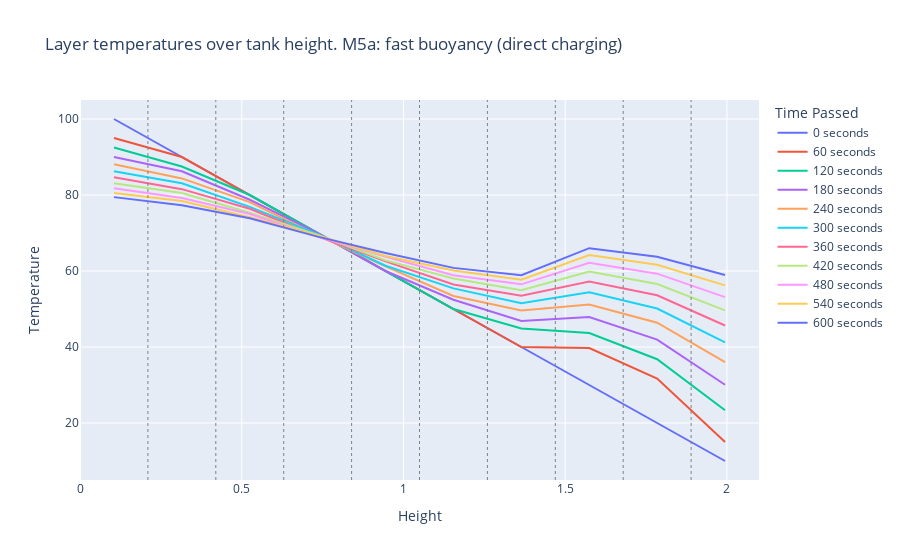
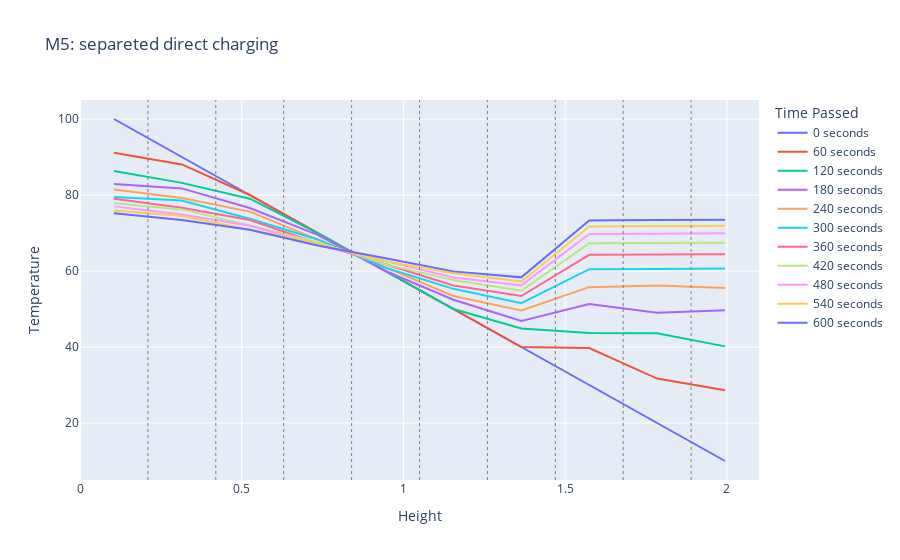
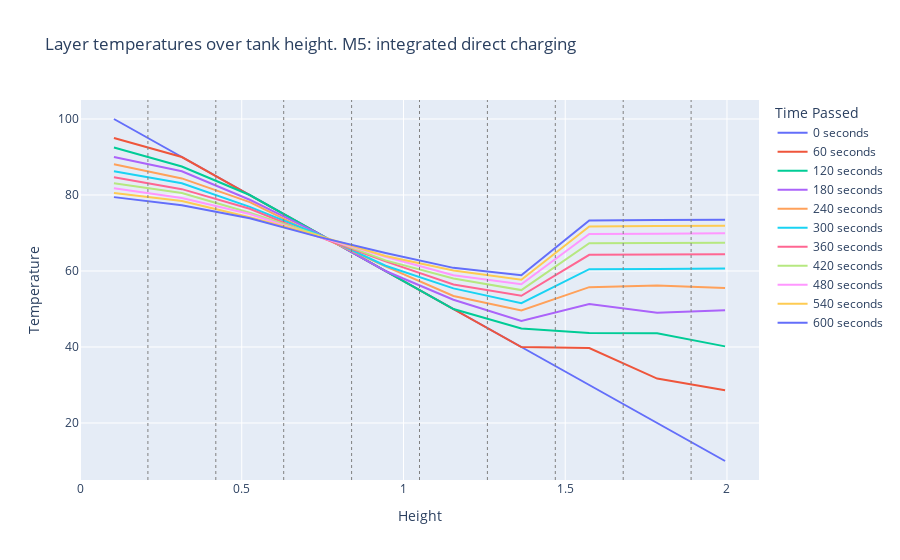

Notebook cell for these charts, in order:
### Code cell
print("beta_i", beta_i)
print("beta_top", beta_top)
print("beta_bottom", beta_bottom)

qloss = 138.75
Uwert = (qloss)/((P_i*z + 2*A_i)*(65-20))
Uwert2 = (qloss)/((P_i*z + A_i)*(65-20))
print("U-wert", Uwert)
print("U-wert2", Uwert2)
print("defined k_i", k_i)
"""
# MODEL 0 - only dif (no inputs)
tank_vector0 = HeatDistributionVector_model0(alpha, z, T_zero, dt)
stability0 = tank_vector0.stability_check()
if (stability0 == 0):
    # Solve for the temperatures
    final_temperature0, results0 = tank_vector0.vector_solve(num_steps)
    # Plot the results
    plot_results_height(results0, tank_vector0.heights, dt, z, dz, "Tank layer temperatures over tank height. M0: only heat diffusion (no input)")
    plot_results_time(results0, dt, "Temperature development of each layer over time. M0: only heat diffusion (no input)")
"""
"""
# MODEL 2 - heat losses (with inputs)
tank_vector2 = HeatDistributionVector_model2(alpha, beta_i, beta_bottom, beta_top, lambda_i, phi_i, z, T_a, T_zero, dt, Qdot, mdot, Tm)
stability2 = tank_vector2.stability_check()
if (stability2 == 0):
    # Solve for the temperatures
    final_temperature2, results2 = tank_vector2.vector_solve(num_steps)
    # Plot the results
    plot_results_height(results2, tank_vector2.heights, dt, z, dz, "M2: heat losses (with input), Layer temperatures over tank height. ")
    #plot_results_time(results2, dt, "Temperature development of each layer over time. M2: heat losses (with input)")


# MODEL 3 - slow buoy (no inputs)
tank_vector3 = HeatDistributionVector_model3(alpha, beta_i, beta_bottom, beta_top, lambda_i, phi_i, z, T_a, T_zero, dt, Qdot, mdot, Tm)
stability3 = tank_vector3.stability_check()
if (stability3 == 0):
    # Solve for the temperatures
    final_temperature3, results3 = tank_vector3.vector_solve(num_steps)
    # Plot the results
    plot_results_height(results3, tank_vector3.heights, dt, z, dz, "M3: slow buoyancy, Layer temperatures over tank height")
    #plot_results_time(results3, dt, "Temperature development of each layer over time. M3: slow buoyancy")

"""

"""
# MODEL 4a - fast buoy (only charging +qdot)
tank_vector4a = HeatDistributionVector_model4a(alpha, beta_i, beta_bottom, beta_top, lambda_i, phi_i, z, T_a, T_zero, dt, Qdot_char, mdot, Tm)
stability4a = tank_vector4a.stability_check()
if (stability4a == 0):
    # Solve for the temperatures
    final_temperature4, results4a = tank_vector4a.vector_solve(num_steps)
    # Plot the results
    plot_results_height(results4a, tank_vector4a.heights, dt, z, dz, "M4a: fast buoyancy (only indirect charging), Layer temperatures over tank height. ")
    #plot_results_time(results4a, dt, "M4a: fast buoyancy (only indirect charging), Temperature development of each layer over time.)")

# MODEL 4b - fast buoy (only discharging -qdot)
tank_vector4b = HeatDistributionVector_model4b(alpha, beta_i, beta_bottom, beta_top, lambda_i, phi_i, z, T_a, T_zero, dt, Qdot_dischar, mdot, Tm)
stability4b = tank_vector4b.stability_check()
if (stability4b == 0):
    # Solve for the temperatures
    final_temperature4b, results4b = tank_vector4b.vector_solve(num_steps)
    # Plot the results
    plot_results_height(results4b, tank_vector4b.heights, dt, z, dz, "M4b: fast buoyancy (only indirect discharging), Layer temperatures over tank height. ")
    #plot_results_time(results4b, dt, "M4b: fast buoyancy (only indirect discharging), Temperature development of each layer over time.)")

# MODEL 4c - fast buoy (qdot separate)
tank_vector4c = HeatDistributionVector_model4c(alpha, beta_i, beta_bottom, beta_top, lambda_i, phi_i, z, T_a, T_zero, dt, Qdot_char, Qdot_dischar, mdot, Tm)
stability4c = tank_vector4c.stability_check()
if (stability4c == 0):
    # Solve for the temperatures
    final_temperature4c, results4c = tank_vector4c.vector_solve(num_steps)
    # Plot the results
    plot_results_height(results4c, tank_vector4c.heights, dt, z, dz, "Layer temperatures over tank height. M4c: separate qdot")
    #plot_results_time(results4c, dt, "M4: fast buoyancy (only indirect charging), Temperature development of each layer over time.)")
    

# MODEL 4d - fast buoy (qdot together)
tank_vector4d = HeatDistributionVector_model4d(alpha, beta_i, beta_bottom, beta_top, lambda_i, phi_i, z, T_a, T_zero, dt, Qdot, mdot, Tm)
stability4d = tank_vector4d.stability_check()
if (stability4d == 0):
    # Solve for the temperatures
    final_temperature4d, results4d = tank_vector4d.vector_solve(num_steps)
    # Plot the results
    plot_results_height(results4d, tank_vector4d.heights, dt, z, dz, "Layer temperatures over tank height. M4d: together")
    #plot_results_time(results4, dt, "M4: fast buoyancy (only indirect charging), Temperature development of each layer over time.)")
    

# MODEL 4 - fast buoy (qdot integrated)
tank_vector4 = HeatDistributionVector_model4(alpha, beta_i, beta_bottom, beta_top, lambda_i, phi_i, z, T_a, T_zero, dt, Qdot, mdot, Tm)
stability4 = tank_vector4.stability_check()
if (stability4 == 0):
    # Solve for the temperatures
    final_temperature4, results4 = tank_vector4.vector_solve(num_steps)
    # Plot the results
    plot_results_height(results4, tank_vector4.heights, dt, z, dz, "Layer temperatures over tank height. M4: integrated")
    #plot_results_time(results4, dt, "M4: fast buoyancy (only indirect charging), Temperature development of each layer over time.)")
    
"""
# MODEL 5a - fast buoy (mdot - only direct charging)
tank_vector5a = HeatDistributionVector_model5a(alpha, beta_i, beta_bottom, beta_top, lambda_i, phi_i, z, T_a, T_zero, dt, Qdot, mdot, Tm)
stability5a = tank_vector5a.stability_check()
if (stability5a == 0):
    # Solve for the temperatures
    final_temperature5a, results5a = tank_vector5a.vector_solve(num_steps)
    # Plot the results
    plot_results_height(results5a, tank_vector5a.heights, dt, z, dz, "Layer temperatures over tank height. M5a: fast buoyancy (direct charging)")
    #plot_results_time(results4, dt, "M4: fast buoyancy (only indirect charging), Temperature development of each layer over time.)")



# MODEL 5b - fast buoy (mdot - separated)
tank_vector5b = HeatDistributionVector_model5b(alpha, beta_i, beta_bottom, beta_top, lambda_i, phi_i, z, T_a, T_zero, dt, Qdot, mdot, Tm)
stability5b = tank_vector5b.stability_check()
if (stability5b == 0):
    # Solve for the temperatures
    final_temperature5b, results5b = tank_vector5b.vector_solve(num_steps)
    # Plot the results
    plot_results_height(results5b, tank_vector5b.heights, dt, z, dz, "M5: separeted direct charging")
    #plot_results_time(results4, dt, "M4: fast buoyancy (only indirect charging), Temperature development of each layer over time.)")


# MODEL 5 - fast buoy (mdot - integrated)
tank_vector5 = HeatDistributionVector_model5(alpha, beta_i, beta_bottom, beta_top, lambda_i, phi_i, z, T_a, T_zero, dt, Qdot, mdot, Tm)
stability5 = tank_vector5.stability_check()
if (stability5 == 0):
    # Solve for the temperatures
    final_temperature5, results5 = tank_vector5.vector_solve(num_steps)
    # Plot the results
    plot_results_height(results5, tank_vector5.heights, dt, z, dz, "Layer temperatures over tank height. M5: integrated direct charging")
    #plot_results_time(results4, dt, "M4: fast buoyancy (only indirect charging), Temperature development of each layer over time.)")

    



"""
# MODEL 5 - fast buoy (integrated)
tank_vector5 = HeatDistributionVector_model5(alpha, beta_i, beta_bottom, beta_top, lambda_i, phi_i, z, T_a, T_zero, dt, Qdot_mat, mdot_mat, Tm_mat)
stability5 = tank_vector5.stability_check()
if (stability5 == 0):
    # Solve for the temperatures
    final_temperature5, results5 = tank_vector5.vector_solve(num_steps)
    # Plot the results
    plot_results_height(results5, tank_vector5.heights, dt, z, dz, "Layer temperatures over tank height. M5: integrated direct charging")
    #plot_results_time(results4, dt, "M4: fast buoyancy (only indirect charging), Temperature development of each layer over time.)")
"""

### Figure 1 — Plotly figure (JSON) as saved in the notebook; plotly's stock layout.template omitted (floating-point values rounded to 4 significant figures)
{"data": [{"mode": "lines", "name": "0 seconds", "type": "scatter", "x": [0.105, 0.3149, 0.5248, 0.7347, 0.9446, 1.154, 1.364, 1.574, 1.784, 1.994], "y": [100, 90, 80, 70, 60, 50, 40, 30, 20, 10]}, {"mode": "lines", "name": "60 seconds", "type": "scatter", "x": [0.105, 0.3149, 0.5248, 0.7347, 0.9446, 1.154, 1.364, 1.574, 1.784, 1.994], "y": [94.99, 90.0, 80.0, 70.0, 60.0, 50.0, 40.0, 39.74, 31.69, 15.0]}, {"mode": "lines", "name": "120 seconds", "type": "scatter", "x": [0.105, 0.3149, 0.5248, 0.7347, 0.9446, 1.154, 1.364, 1.574, 1.784, 1.994], "y": [92.49, 87.49, 80.0, 70.0, 60.0, 50.0, 44.87, 43.69, 36.78, 23.35]}, {"mode": "lines", "name": "180 seconds", "type": "scatter", "x": [0.105, 0.3149, 0.5248, 0.7347, 0.9446, 1.154, 1.364, 1.574, 1.784, 1.994], "y": [89.98, 86.24, 78.74, 69.99, 60.0, 52.43, 46.84, 47.89, 41.93, 30.07]}, {"mode": "lines", "name": "240 seconds", "type": "scatter", "x": [0.105, 0.3149, 0.5248, 0.7347, 0.9446, 1.154, 1.364, 1.574, 1.784, 1.994], "y": [88.11, 84.36, 78.11, 69.37, 61.21, 53.42, 49.64, 51.17, 46.39, 36.0]}, {"mode": "lines", "name": "300 seconds", "type": "scatter", "x": [0.105, 0.3149, 0.5248, 0.7347, 0.9446, 1.154, 1.364, 1.574, 1.784, 1.994], "y": [86.23, 83.11, 76.86, 69.66, 61.39, 55.42, 51.53, 54.39, 50.13, 41.2]}, {"mode": "lines", "name": "360 seconds", "type": "scatter", "x": [0.105, 0.3149, 0.5248, 0.7347, 0.9446, 1.154, 1.364, 1.574, 1.784, 1.994], "y": [84.66, 81.54, 76.38, 69.12, 62.54, 56.46, 53.48, 57.25, 53.61, 45.66]}, {"mode": "lines", "name": "420 seconds", "type": "scatter", "x": [0.105, 0.3149, 0.5248, 0.7347, 0.9446, 1.154, 1.364, 1.574, 1.784, 1.994], "y": [83.1, 80.52, 75.33, 69.46, 62.79, 58.01, 54.97, 59.86, 56.59, 49.64]}, {"mode": "lines", "name": "480 seconds", "type": "scatter", "x": [0.105, 0.3149, 0.5248, 0.7347, 0.9446, 1.154, 1.364, 1.574, 1.784, 1.994], "y": [81.8, 79.21, 74.99, 69.06, 63.73, 58.88, 56.49, 62.15, 59.3, 53.11]}, {"mode": "lines", "name": "540 seconds", "type": "scatter", "x": [0.105, 0.3149, 0.5248, 0.7347, 0.9446, 1.154, 1.364, 1.574, 1.784, 1.994], "y": [80.5, 78.39, 74.13, 69.36, 63.97, 60.11, 57.68, 64.2, 61.66, 56.21]}, {"mode": "lines", "name": "600 seconds", "type": "scatter", "x": [0.105, 0.3149, 0.5248, 0.7347, 0.9446, 1.154, 1.364, 1.574, 1.784, 1.994], "y": [79.44, 77.31, 73.87, 69.05, 64.73, 60.82, 58.9, 66.0, 63.77, 58.93]}], "layout": {"legend": {"title": {"text": "Time Passed"}}, "shapes": [{"line": {"color": "grey", "dash": "dot", "width": 1}, "type": "line", "x0": 0.2099, "x1": 0.2099, "xref": "x", "y0": 0, "y1": 1, "yref": "paper"}, {"line": {"color": "grey", "dash": "dot", "width": 1}, "type": "line", "x0": 0.4198, "x1": 0.4198, "xref": "x", "y0": 0, "y1": 1, "yref": "paper"}, {"line": {"color": "grey", "dash": "dot", "width": 1}, "type": "line", "x0": 0.6297, "x1": 0.6297, "xref": "x", "y0": 0, "y1": 1, "yref": "paper"}, {"line": {"color": "grey", "dash": "dot", "width": 1}, "type": "line", "x0": 0.8396, "x1": 0.8396, "xref": "x", "y0": 0, "y1": 1, "yref": "paper"}, {"line": {"color": "grey", "dash": "dot", "width": 1}, "type": "line", "x0": 1.05, "x1": 1.05, "xref": "x", "y0": 0, "y1": 1, "yref": "paper"}, {"line": {"color": "grey", "dash": "dot", "width": 1}, "type": "line", "x0": 1.259, "x1": 1.259, "xref": "x", "y0": 0, "y1": 1, "yref": "paper"}, {"line": {"color": "grey", "dash": "dot", "width": 1}, "type": "line", "x0": 1.469, "x1": 1.469, "xref": "x", "y0": 0, "y1": 1, "yref": "paper"}, {"line": {"color": "grey", "dash": "dot", "width": 1}, "type": "line", "x0": 1.679, "x1": 1.679, "xref": "x", "y0": 0, "y1": 1, "yref": "paper"}, {"line": {"color": "grey", "dash": "dot", "width": 1}, "type": "line", "x0": 1.889, "x1": 1.889, "xref": "x", "y0": 0, "y1": 1, "yref": "paper"}], "title": {"text": "Layer temperatures over tank height. M5a: fast buoyancy (direct charging)"}, "xaxis": {"range": [0, 2.099], "title": {"text": "Height"}}, "yaxis": {"title": {"text": "Temperature"}}}}

### Figure 2 — Plotly figure (JSON) as saved in the notebook; plotly's stock layout.template omitted (floating-point values rounded to 4 significant figures)
{"data": [{"mode": "lines", "name": "0 seconds", "type": "scatter", "x": [0.105, 0.3149, 0.5248, 0.7347, 0.9446, 1.154, 1.364, 1.574, 1.784, 1.994], "y": [100, 90, 80, 70, 60, 50, 40, 30, 20, 10]}, {"mode": "lines", "name": "60 seconds", "type": "scatter", "x": [0.105, 0.3149, 0.5248, 0.7347, 0.9446, 1.154, 1.364, 1.574, 1.784, 1.994], "y": [91.1, 88.05, 80.0, 70.0, 60.0, 50.0, 40.0, 39.74, 31.69, 28.64]}, {"mode": "lines", "name": "120 seconds", "type": "scatter", "x": [0.105, 0.3149, 0.5248, 0.7347, 0.9446, 1.154, 1.364, 1.574, 1.784, 1.994], "y": [86.33, 83.19, 79.02, 70.0, 60.0, 50.0, 44.87, 43.69, 43.6, 40.17]}, {"mode": "lines", "name": "180 seconds", "type": "scatter", "x": [0.105, 0.3149, 0.5248, 0.7347, 0.9446, 1.154, 1.364, 1.574, 1.784, 1.994], "y": [82.91, 81.74, 76.59, 69.51, 60.0, 52.43, 46.84, 51.29, 49.03, 49.64]}, {"mode": "lines", "name": "240 seconds", "type": "scatter", "x": [0.105, 0.3149, 0.5248, 0.7347, 0.9446, 1.154, 1.364, 1.574, 1.784, 1.994], "y": [81.47, 79.24, 75.62, 68.29, 60.97, 53.42, 49.64, 55.75, 56.19, 55.55]}, {"mode": "lines", "name": "300 seconds", "type": "scatter", "x": [0.105, 0.3149, 0.5248, 0.7347, 0.9446, 1.154, 1.364, 1.574, 1.784, 1.994], "y": [79.49, 78.54, 73.76, 68.29, 60.85, 55.3, 51.53, 60.47, 60.51, 60.63]}, {"mode": "lines", "name": "360 seconds", "type": "scatter", "x": [0.105, 0.3149, 0.5248, 0.7347, 0.9446, 1.154, 1.364, 1.574, 1.784, 1.994], "y": [79.01, 76.62, 73.42, 67.31, 61.8, 56.19, 53.42, 64.25, 64.32, 64.41]}, {"mode": "lines", "name": "420 seconds", "type": "scatter", "x": [0.105, 0.3149, 0.5248, 0.7347, 0.9446, 1.154, 1.364, 1.574, 1.784, 1.994], "y": [77.81, 76.21, 71.96, 67.6, 61.75, 57.61, 54.81, 67.29, 67.37, 67.46]}, {"mode": "lines", "name": "480 seconds", "type": "scatter", "x": [0.105, 0.3149, 0.5248, 0.7347, 0.9446, 1.154, 1.364, 1.574, 1.784, 1.994], "y": [77.01, 74.88, 71.91, 66.85, 62.6, 58.27, 56.21, 69.74, 69.83, 69.92]}, {"mode": "lines", "name": "540 seconds", "type": "scatter", "x": [0.105, 0.3149, 0.5248, 0.7347, 0.9446, 1.154, 1.364, 1.574, 1.784, 1.994], "y": [75.94, 74.45, 70.87, 67.25, 62.56, 59.4, 57.24, 71.72, 71.81, 71.9]}, {"mode": "lines", "name": "600 seconds", "type": "scatter", "x": [0.105, 0.3149, 0.5248, 0.7347, 0.9446, 1.154, 1.364, 1.574, 1.784, 1.994], "y": [75.19, 73.4, 70.85, 66.71, 63.33, 59.9, 58.33, 73.31, 73.4, 73.49]}], "layout": {"legend": {"title": {"text": "Time Passed"}}, "shapes": [{"line": {"color": "grey", "dash": "dot", "width": 1}, "type": "line", "x0": 0.2099, "x1": 0.2099, "xref": "x", "y0": 0, "y1": 1, "yref": "paper"}, {"line": {"color": "grey", "dash": "dot", "width": 1}, "type": "line", "x0": 0.4198, "x1": 0.4198, "xref": "x", "y0": 0, "y1": 1, "yref": "paper"}, {"line": {"color": "grey", "dash": "dot", "width": 1}, "type": "line", "x0": 0.6297, "x1": 0.6297, "xref": "x", "y0": 0, "y1": 1, "yref": "paper"}, {"line": {"color": "grey", "dash": "dot", "width": 1}, "type": "line", "x0": 0.8396, "x1": 0.8396, "xref": "x", "y0": 0, "y1": 1, "yref": "paper"}, {"line": {"color": "grey", "dash": "dot", "width": 1}, "type": "line", "x0": 1.05, "x1": 1.05, "xref": "x", "y0": 0, "y1": 1, "yref": "paper"}, {"line": {"color": "grey", "dash": "dot", "width": 1}, "type": "line", "x0": 1.259, "x1": 1.259, "xref": "x", "y0": 0, "y1": 1, "yref": "paper"}, {"line": {"color": "grey", "dash": "dot", "width": 1}, "type": "line", "x0": 1.469, "x1": 1.469, "xref": "x", "y0": 0, "y1": 1, "yref": "paper"}, {"line": {"color": "grey", "dash": "dot", "width": 1}, "type": "line", "x0": 1.679, "x1": 1.679, "xref": "x", "y0": 0, "y1": 1, "yref": "paper"}, {"line": {"color": "grey", "dash": "dot", "width": 1}, "type": "line", "x0": 1.889, "x1": 1.889, "xref": "x", "y0": 0, "y1": 1, "yref": "paper"}], "title": {"text": "M5: separeted direct charging"}, "xaxis": {"range": [0, 2.099], "title": {"text": "Height"}}, "yaxis": {"title": {"text": "Temperature"}}}}

### Figure 3 — Plotly figure (JSON) as saved in the notebook; plotly's stock layout.template omitted (floating-point values rounded to 4 significant figures)
{"data": [{"mode": "lines", "name": "0 seconds", "type": "scatter", "x": [0.105, 0.3149, 0.5248, 0.7347, 0.9446, 1.154, 1.364, 1.574, 1.784, 1.994], "y": [100, 90, 80, 70, 60, 50, 40, 30, 20, 10]}, {"mode": "lines", "name": "60 seconds", "type": "scatter", "x": [0.105, 0.3149, 0.5248, 0.7347, 0.9446, 1.154, 1.364, 1.574, 1.784, 1.994], "y": [94.99, 90.0, 80.0, 70.0, 60.0, 50.0, 40.0, 39.74, 31.69, 28.64]}, {"mode": "lines", "name": "120 seconds", "type": "scatter", "x": [0.105, 0.3149, 0.5248, 0.7347, 0.9446, 1.154, 1.364, 1.574, 1.784, 1.994], "y": [92.49, 87.49, 80.0, 70.0, 60.0, 50.0, 44.87, 43.69, 43.6, 40.17]}, {"mode": "lines", "name": "180 seconds", "type": "scatter", "x": [0.105, 0.3149, 0.5248, 0.7347, 0.9446, 1.154, 1.364, 1.574, 1.784, 1.994], "y": [89.98, 86.24, 78.74, 69.99, 60.0, 52.43, 46.84, 51.29, 49.03, 49.64]}, {"mode": "lines", "name": "240 seconds", "type": "scatter", "x": [0.105, 0.3149, 0.5248, 0.7347, 0.9446, 1.154, 1.364, 1.574, 1.784, 1.994], "y": [88.11, 84.36, 78.11, 69.37, 61.21, 53.42, 49.64, 55.75, 56.19, 55.55]}, {"mode": "lines", "name": "300 seconds", "type": "scatter", "x": [0.105, 0.3149, 0.5248, 0.7347, 0.9446, 1.154, 1.364, 1.574, 1.784, 1.994], "y": [86.23, 83.11, 76.86, 69.66, 61.39, 55.42, 51.53, 60.47, 60.51, 60.63]}, {"mode": "lines", "name": "360 seconds", "type": "scatter", "x": [0.105, 0.3149, 0.5248, 0.7347, 0.9446, 1.154, 1.364, 1.574, 1.784, 1.994], "y": [84.66, 81.54, 76.38, 69.12, 62.54, 56.46, 53.48, 64.25, 64.32, 64.41]}, {"mode": "lines", "name": "420 seconds", "type": "scatter", "x": [0.105, 0.3149, 0.5248, 0.7347, 0.9446, 1.154, 1.364, 1.574, 1.784, 1.994], "y": [83.1, 80.52, 75.33, 69.46, 62.79, 58.01, 54.97, 67.29, 67.37, 67.46]}, {"mode": "lines", "name": "480 seconds", "type": "scatter", "x": [0.105, 0.3149, 0.5248, 0.7347, 0.9446, 1.154, 1.364, 1.574, 1.784, 1.994], "y": [81.8, 79.21, 74.99, 69.06, 63.73, 58.88, 56.49, 69.74, 69.83, 69.92]}, {"mode": "lines", "name": "540 seconds", "type": "scatter", "x": [0.105, 0.3149, 0.5248, 0.7347, 0.9446, 1.154, 1.364, 1.574, 1.784, 1.994], "y": [80.5, 78.39, 74.13, 69.36, 63.97, 60.11, 57.69, 71.72, 71.81, 71.9]}, {"mode": "lines", "name": "600 seconds", "type": "scatter", "x": [0.105, 0.3149, 0.5248, 0.7347, 0.9446, 1.154, 1.364, 1.574, 1.784, 1.994], "y": [79.44, 77.31, 73.87, 69.05, 64.73, 60.83, 58.9, 73.31, 73.4, 73.49]}], "layout": {"legend": {"title": {"text": "Time Passed"}}, "shapes": [{"line": {"color": "grey", "dash": "dot", "width": 1}, "type": "line", "x0": 0.2099, "x1": 0.2099, "xref": "x", "y0": 0, "y1": 1, "yref": "paper"}, {"line": {"color": "grey", "dash": "dot", "width": 1}, "type": "line", "x0": 0.4198, "x1": 0.4198, "xref": "x", "y0": 0, "y1": 1, "yref": "paper"}, {"line": {"color": "grey", "dash": "dot", "width": 1}, "type": "line", "x0": 0.6297, "x1": 0.6297, "xref": "x", "y0": 0, "y1": 1, "yref": "paper"}, {"line": {"color": "grey", "dash": "dot", "width": 1}, "type": "line", "x0": 0.8396, "x1": 0.8396, "xref": "x", "y0": 0, "y1": 1, "yref": "paper"}, {"line": {"color": "grey", "dash": "dot", "width": 1}, "type": "line", "x0": 1.05, "x1": 1.05, "xref": "x", "y0": 0, "y1": 1, "yref": "paper"}, {"line": {"color": "grey", "dash": "dot", "width": 1}, "type": "line", "x0": 1.259, "x1": 1.259, "xref": "x", "y0": 0, "y1": 1, "yref": "paper"}, {"line": {"color": "grey", "dash": "dot", "width": 1}, "type": "line", "x0": 1.469, "x1": 1.469, "xref": "x", "y0": 0, "y1": 1, "yref": "paper"}, {"line": {"color": "grey", "dash": "dot", "width": 1}, "type": "line", "x0": 1.679, "x1": 1.679, "xref": "x", "y0": 0, "y1": 1, "yref": "paper"}, {"line": {"color": "grey", "dash": "dot", "width": 1}, "type": "line", "x0": 1.889, "x1": 1.889, "xref": "x", "y0": 0, "y1": 1, "yref": "paper"}], "title": {"text": "Layer temperatures over tank height. M5: integrated direct charging"}, "xaxis": {"range": [0, 2.099], "title": {"text": "Height"}}, "yaxis": {"title": {"text": "Temperature"}}}}
